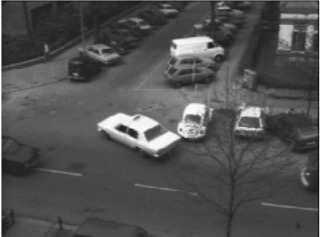
#> input picture test1.jpeg, 320 x 237 px
$ python LK.py
#> lines starting #> are read from the running program, lines starting #| are printed output that depends on the picture
from curses import window
import numpy as np
from matplotlib import image as im
from matplotlib import pyplot as plt
from scipy import signal as sig
import cv2 as cv
import random as r

def isInvertible(arr):
    return (np.linalg.det(np.matmul(np.transpose(arr),arr)) != 0)


def isValidEig(arr, bound):
    vals,vecs = np.linalg.eig(np.matmul(np.transpose(arr),arr))
    eig1 = vals[0]
    eig2 = vals[1]
    if (eig1 > bound and eig2 > bound):
        if (eig1 > eig2):
            return (abs(eig2/eig1) > 0.1)
        elif (eig1 < eig2):
            return (abs(eig1/eig2) > 0.1)
    return False

def optimalFeatureSelection(image1, window_size=5):
    dst = cv.cornerHarris(np.float32(cv.cvtColor(cv.imread(image1),cv.COLOR_BGR2GRAY)),2,3,0.01)
    corners = []
    i = window_size
    j = window_size
    while (i < dst.shape[0]- window_size):
        while (j<dst.shape[1]-window_size):
            if (dst[i][j] > 0.01*dst.max()):
                corners.append((i,j))
            j+=1
        i+=1
        j=0

    ret = []
    track = 0

    #sampling of 20 random feature vectors to show
    while (track < 20):
        ret.append(r.choice(corners))
        track+=1;

    return ret;

def lucas_kanade(image1, image2, xindex, yindex, window, eig_lim = 0.01):
    '''
    Returns optical flow gradient vector tuple (u,v) after accepting 2 image inputs, init row/col, minimum eigenvalue limit, and desired window size for implementation
    of Lucas-Kanade Optical Flow algorithm
    '''
#> called with image1 = 'test1.jpeg', image2 = 'test2.jpeg', xindex = 46, yindex = 52, window = 10, eig_lim = 0.01
    im1 = im.imread(image1)
#> im1 is the input picture: shape (237, 320, 3); mean R, G, B 81, 81, 81
    im2 = im.imread(image2)
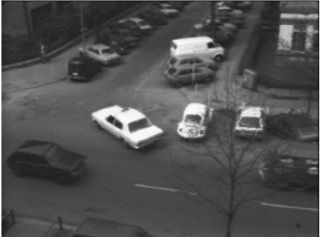
#> input picture test2.jpeg, 320 x 237 px
#> im2 is the input picture: shape (237, 320, 3); mean R, G, B 80, 80, 80

    #grayscaling process

    R, G, B = im1[:,:,0], im1[:,:,1], im1[:,:,2]
    im1 = 0.2989 * R + 0.5870 * G + 0.1140 * B
#> im1: shape (237, 320) float64
    r, g, b = im2[:,:,0], im2[:,:,1], im2[:,:,2]
    im2 = 0.2989 * r + 0.5870 * g + 0.1140 * b
#> im2: shape (237, 320) float64

    assert(im1.size == im2.size)

    # will use sobel kernels
    x_kernel = np.array([[-1, 0, 1], [-2, 0, 2], [-1, 0, 1]])
    y_kernel = np.array([[1,2,1], [0,0,0], [-1,-2,-1]])
    time_kernel = np.array([[1,1,1], [1,1,1], [1,1,1]])

    F_x = sig.convolve2d(im1, x_kernel, boundary = 'symmetric', mode='same')
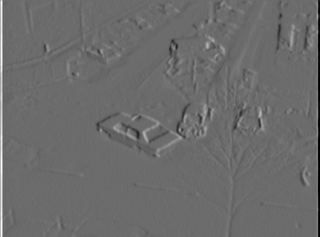
#> F_x: shape (237, 320) float64; min -687.9, max 935.9, mean 1.5; drawn with min black and max white
    F_y = sig.convolve2d(im1, y_kernel, boundary = 'symmetric', mode = 'same')
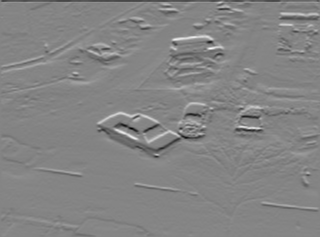
#> F_y: shape (237, 320) float64; min -731.9, max 674.9, mean -1.3; drawn with min black and max white
    F_t = sig.convolve2d(im2, time_kernel, boundary = 'symmetric', mode = 'same') - sig.convolve2d(im1, -time_kernel, boundary = 'symmetric', mode = 'same')
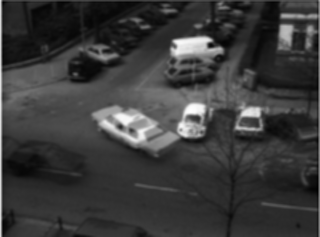
#> F_t: shape (237, 320) float64; min 509.9, max 4548.5, mean 1449.2; drawn with min black and max white


    #Starting from a point (row,col) and given a window size, I want to iterate through that window and fill in the gradients that are needed. From there I can
    #proceed with matrix calculations and so on

    Ix = np.zeros((window,window))
    Iy = np.zeros((window,window))
    It = np.zeros((window,window))
    r = 0
    c = 0

    for i in range(yindex, yindex+window):
        for j in range(xindex, xindex+window):
            Ix[r,c] = F_x[i,j]
            Iy[r,c] = F_y[i,j]
            It[r,c] = F_t[i,j]
            c+=1
        r+=1
        c=0
#> after the loop, r = 10

    A = np.column_stack((Ix.flatten(),Iy.flatten()))
#> A = 100 pairs, first value -76.99 to 64.99, second value -164 to 112
    B = It.flatten()
#> B = 100 values, max 1609.8 at index 99, min 868.9 at index 62, mean 1137
    if (isInvertible(A) and isValidEig(A,eig_lim)):
#> in isValidEig, `vals,vecs = np.linalg.eig(np.matmul(np.transpose(arr),arr))`: vals = [62404.3, 460075.2]; vecs = [[-0.928, 0.373], [-0.373, -0.928]]
#> in isValidEig, `eig1 = vals[0]`: eig1 = 62404.3
#> in isValidEig, `eig2 = vals[1]`: eig2 = 460075.2
        return np.matmul((np.matmul(np.linalg.inv(np.matmul(np.transpose(A),A)), np.transpose(A))), B)

    # [31 lines of commented-out code are left out]


def main():
    #An example run of LK in action
    xindex,yindex = (46,52) # manually inputted coordinates of a textured object (person) moving at a reasonable speed
    u,v = lucas_kanade("test1.jpeg", "test2.jpeg", xindex,yindex, window=10) # window is small to reflect person's size in image, also to limit impact from non-textured regions
#> u = -10.57; v = -1.17
    plt.imshow(im.imread("test1.jpeg"))
    plt.quiver(xindex,yindex, u,v ,color='r')
    plt.show()
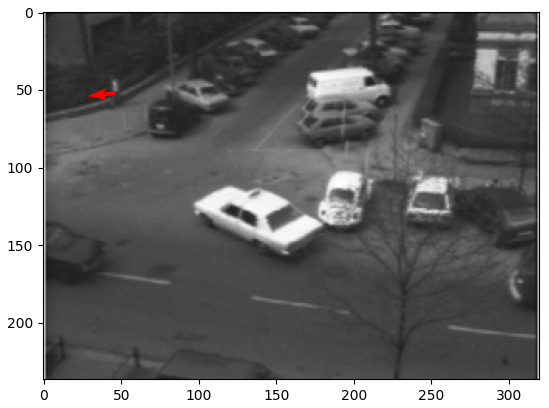
#> figure drawn by matplotlib, 1 panel

if __name__ == "__main__":
    main()
